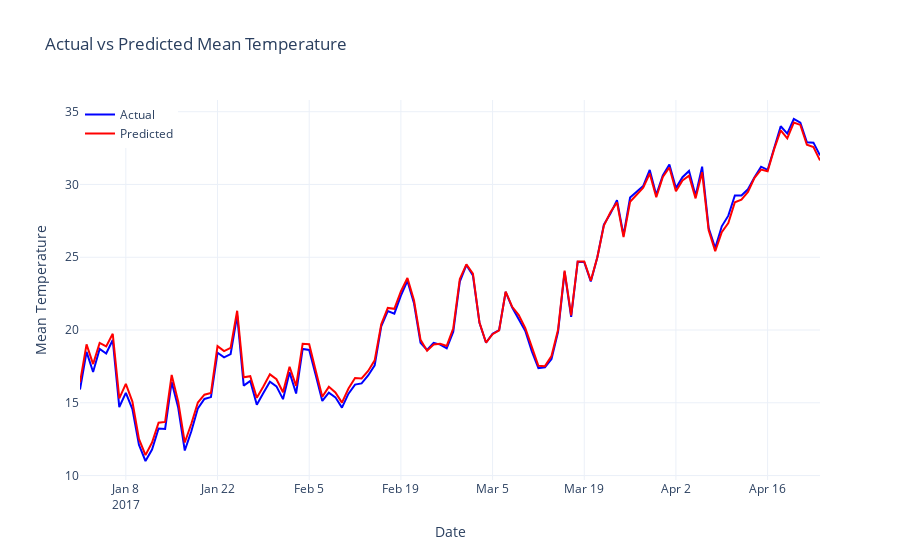

Notebook code for this chart:
### Code cell
# Creating Plotly graph
fig = make_subplots(specs=[[{"secondary_y": False}]])

# Add actual temperature trace
fig.add_trace(
    go.Scatter(x=test_predict_df['date'], y=test_predict_df["meantemp"], mode='lines', name='Actual', line=dict(color='blue')),
)

# Add predicted temperature trace
fig.add_trace(
    go.Scatter(x=test_predict_df['date'], y=test_predict_df["predicted_mean_temp"], mode='lines', name='Predicted', line=dict(color='red')),
)

# Update layout
fig.update_layout(
    title="Actual vs Predicted Mean Temperature",
    xaxis_title="Date",
    yaxis_title="Mean Temperature",
    legend=dict(x=0, y=1),
    template="plotly_white",
)
fig.show()
plt.show()
